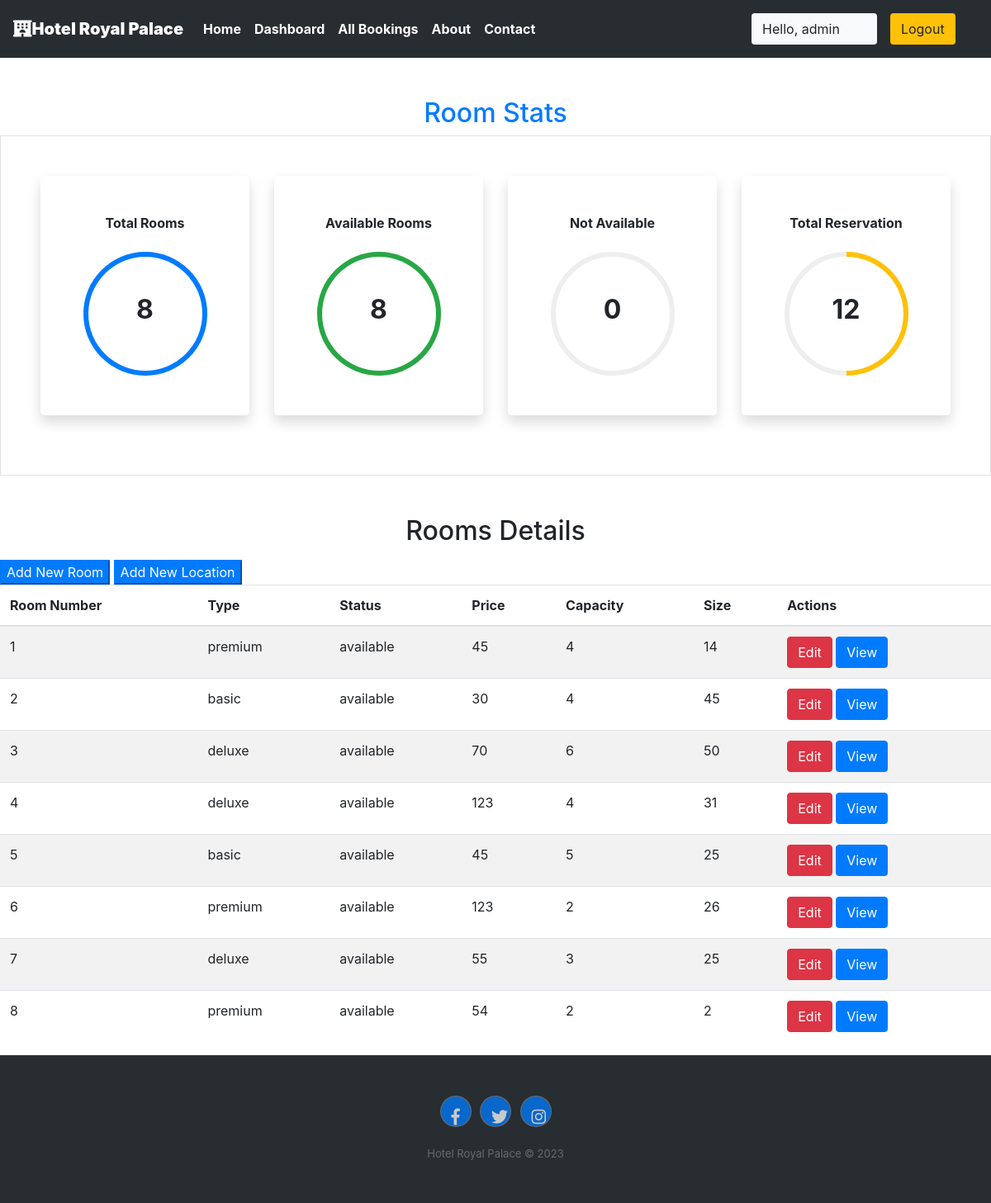
Page /staff/panel (signed in) on the committed database.
### krishna/models.py (models this page shows, shortened)
class Rooms(models.Model):
    ROOM_STATUS = (
    ("1", "available"),
    ("2", "not available"),
    )
    ROOM_TYPE = (
    ("1", "premium"),
    ("2", "deluxe"),
    ("3","basic"),
    )
    room_type = models.CharField(max_length=50,choices = ROOM_TYPE)
    capacity = models.IntegerField()
    price = models.IntegerField()
    size = models.IntegerField()
    hotel = models.ForeignKey(Hotels, on_delete = models.CASCADE)
    status = models.CharField(choices =ROOM_STATUS,max_length = 15)
    roomnumber = models.IntegerField()

### krishna/views.py (the view)
# urls.py: path('staff/panel', views.panel,name="staffpanel"),
@login_required(login_url='/staff')
def panel(request):
    if request.user.is_staff == False:
        return HttpResponse('Access Denied')
    rooms = Rooms.objects.all()
    total_rooms = len(rooms)
    available_rooms = len(Rooms.objects.all().filter(status='1'))
    unavailable_rooms = len(Rooms.objects.all().filter(status='2'))
    reserved = len(Reservation.objects.all())
    hotel = Hotels.objects.values_list('location','id').distinct().order_by()
    response = render(request,'staff/panel.html',{'location':hotel,'reserved':reserved,'rooms':rooms,'total_rooms':total_rooms,'available':available_rooms,'unavailable':unavailable_rooms})
    return HttpResponse(response)

### krishna/templatetags/app_tags.py (called while the page is built)
@register.filter
def percentage(value1,value2=100):
    return int(value1)/int(value2)*100

### templates/staff/panel.html (shortened to what this page needs)
{% extends 'basic.html' %} {% block title %} staff panel {% endblock title %}  {% block body %}
<section class="my-5 ">
    {%load app_tags%}
    <h2 class="text-center text-primary">Room Stats</h2>
    <div class="container-fluid px-5 py-5 border">
        <div class="row">
            <div class="col-xl-3 col-lg-6 col-sm-12 mb-4 ">
                <div class="bg-white rounded-lg p-5 shadow">
                    <h2 class="h6 font-weight-bold text-center mb-4">Total Rooms</h2>
                    <div class="progress mx-auto" data-value={{ total_rooms|percentage:total_rooms}}>
                        <span class="progress-left">
                                    <span class="progress-bar border-primary"></span>
                        </span>
                        <span class="progress-right">
                                    <span class="progress-bar border-primary"></span>
                        </span>
                        <div class="progress-value w-100 h-100 rounded-circle d-flex align-items-center justify-content-center">
                            <div class="h2 font-weight-bold">{{ total_rooms}}</div>
                        </div>
                    </div>
                </div>
            </div>
            <div class="col-xl-3 col-lg-6 col-sm-12 mb-4">
                <div class="bg-white rounded-lg p-5 shadow">
                    <h2 class="h6 font-weight-bold text-center mb-4">Available Rooms</h2>
                    <div class="progress mx-auto" data-value={{ available|percentage:total_rooms}}>
                        <span class="progress-left">
                                    <span class="progress-bar border-success"></span>
                        </span>
                        <span class="progress-right">
                                    <span class="progress-bar border-success"></span>
                        </span>
                        <div class="progress-value w-100 h-100 rounded-circle d-flex align-items-center justify-content-center">
                            <div class="h2 font-weight-bold">{{ available}}</div>
                        </div>
                    </div>
                </div>
            </div>
            <div class="col-xl-3 col-lg-6 col-sm-12 mb-4">
                <div class="bg-white rounded-lg p-5 shadow">
                    <h2 class="h6 font-weight-bold text-center mb-4">Not Available</h2>
                    <div class="progress mx-auto" data-value={{ unavailable|percentage:total_rooms}}>
                        <span class="progress-left">
                        </span>
                        <span class="progress-right">
                        </span>
                        <div class="progress-value w-100 h-100 rounded-circle d-flex align-items-center justify-content-center">
                            <div class="h2 font-weight-bold">{{ unavailable}}</div>
                        </div>
                    </div>
                </div>
            </div>
            <div class="col-xl-3 col-lg-6 col-sm-12 mb-4">
                <div class="bg-white rounded-lg p-5 shadow">
                    <h2 class="h6 font-weight-bold text-center mb-4">Total Reservation</h2>
                    <div class="progress mx-auto" data-value={{reserved |percentage:total_rooms}}>
                        <span class="progress-left">
                        </span>
                        <span class="progress-right">
                                    <span class="progress-bar border-warning"></span>
                        </span>
                        <div class="progress-value w-100 h-100 rounded-circle d-flex align-items-center justify-content-center">
                            <div class="h2 font-weight-bold">{{reserved}}</div>
                        </div>
                    </div>
                </div>
            </div>
        </div>
    </div>
</section>
<h2 class="text-center pb-2">Rooms Details</h2>
<Button class="btn-group btn-primary" data-toggle="modal" data-target="#newroom">Add New Room</Button>
<Button class="btn-group btn-primary " data-toggle="modal" data-target="#newlocation">Add New Location</Button>
<table class="table table-striped  ">
    <thead>
        <th>Room Number</th>
        <th>Type</th>
        <th>Status</th>
        <th>Price</th>
        <th>Capacity</th>
        <th>Size</th>
        <th colspan="2">Actions</th>
    </thead>
    {% if rooms %} {% for each_room in rooms %}
    <tr>
        <td>{{each_room.roomnumber}}</td>
        <td>{{each_room.get_room_type_display}}</td>
        <td>{{each_room.get_status_display}}</td>
        <td>{{each_room.price}}</td>
        <td>{{each_room.capacity}}</td>
        <td>{{each_room.size}}</td>
        <td colspan="2">
            <a href="/staff/panel/edit-room?roomid={{each_room.id}}"><Button class="btn btn-danger">Edit</Button></a>
            <a href="/staff/panel/view-room?roomid={{each_room.id}}"><Button class="btn btn-primary">View</Button></a>
        </td>
    </tr>
    {% endfor %} {% endif %}
</table>
{% endblock body %}

### templates/basic.html (shortened to what this page needs)
{% load static %}
<!DOCTYPE html>
<!DOCTYPE html>
<html lang="en">
<head>
    <link rel="stylesheet" href="https://use.fontawesome.com/releases/v5.7.0/css/all.css">
    <link rel="stylesheet" href="https://maxcdn.bootstrapcdn.com/bootstrap/4.5.0/css/bootstrap.min.css" >
</head>
<body>
    <div class="container-fluid px-0">
        <nav class="navbar navbar-expand-lg navbar-dark font-weight-bold" style="background-color:#282d32">
            <a class="navbar-brand text-bold bg-black " href="/"><i class="fas fa-hotel text-"></i><b>Hotel Royal Palace</b></a>
            <div class="collapse navbar-collapse " id="navbarSupportedContent">
                <ul class="navbar-nav mr-auto ">
                    <li class="nav-item active">
                        <a class="nav-link text-bold " href="/home"> Home</a>
                    </li>
                    {% if user.is_staff %}
                    <li class="nav-item active">
                        <a class="nav-link text-bold" href="/staff/panel">Dashboard </a>
                    </li>
                    {% elif user.is_staff == False and user.is_authenticated %}
                    <li class="nav-item active">
                            <a class="nav-link text-bold" href="/user/bookings">My Bookings </a>
                        </li>
                    {% endif %}
                    {% if user.is_staff %}
                    <li class="nav-item active">
                            <a class="nav-link text-bold" href="/staff/allbookings">All Bookings </a>
                        </li>
                    {% endif %}
                    <li class="nav-item active">
                        <a class="nav-link text-bold" href="/about">About</a>
                    </li>
                    <li class="nav-item active">
                        <a class="nav-link text-bold" href="/contact">Contact </a>
                    </li>
                </ul>
                {% if user.is_authenticated %}
                      <button class="btn btn-group bg-light" data-toggle="modal" data-target="#forlogin">
                       Hello, {{request.user}}
                       <a href="/logout" class="nav-link">
                    <button class="btn btn-group bg-warning" data-toggle="modal" data-target="#forlogin">
                        Logout
                    </button></a>&nbsp; &nbsp;
                    </button>
                {% endif %}
            </div>
        </nav>
    </div>
    {% block body %}
    {% endblock body %}
    <div class="footer-dark">
        <footer>
            <div class="container">
                <div class="row">
                    <div class="col item social">
                        <a class="btn btn-square btn-primary mx-1" href=""><i class="fab fa-facebook-f"></i></a>
                        <a class="btn btn-square btn-primary mx-1" href=""><i class="fab fa-twitter"></i></a>
                        <a class="btn btn-square btn-primary mx-1" href=""><i class="fab fa-instagram"></i></a>
                    </div>
                </div>
                <p class="copyright">Hotel Royal Palace © 2023</p>
            </div>
        </footer>
    </div>
</body>
</html>

### templates/staff/panel.html (style rules this page uses)
.progress { width: 150px; height: 150px; background: none; position: relative; }
.progress::after { content: ""; width: 100%; height: 100%; border-radius: 50%; border: 6px solid #eee; position: absolute; top: 0; left: 0; }
.progress>span { width: 50%; height: 100%; overflow: hidden; position: absolute; top: 0; z-index: 1; }
.progress .progress-left { left: 0; }
.progress .progress-bar { width: 100%; height: 100%; background: none; border-width: 6px; border-style: solid; position: absolute; top: 0; }
.progress .progress-left .progress-bar { left: 100%; border-top-right-radius: 80px; border-bottom-right-radius: 80px; border-left: 0; -webkit-transform-origin: center left; transform-origin: center left; }
.progress .progress-right { right: 0; }
.progress .progress-right .progress-bar { left: -100%; border-top-left-radius: 80px; border-bottom-left-radius: 80px; border-right: 0; -webkit-transform-origin: center right; transform-origin: center right; }
.progress .progress-value { position: absolute; top: 0; left: 0; }
body { min-height: 100vh; }
.rounded-lg { border-radius: 1rem; }

### templates/basic.html (style rules this page uses)
a { text-decoration: none; }
.footer-dark { padding:50px 0; color:#f0f9ff; background-color:#282d32; }
.footer-dark .item.social { text-align:center; }
.footer-dark .item.social > a { font-size:20px; width:36px; height:36px; line-height:36px; display:inline-block; text-align:center; border-radius:50%; box-shadow:0 0 0 1px rgba(255,255,255,0.4); margin:0 8px; color:#fff; opacity:0.75; }
.footer-dark .copyright { text-align:center; padding-top:24px; opacity:0.3; font-size:13px; margin-bottom:0; }

### rows in the picture
Rooms: roomnumber "1", room_type "premium", status "available", price "45", capacity "4", size "14"
Rooms: roomnumber "2", room_type "basic", status "available", price "30", capacity "4", size "45"
Rooms: roomnumber "3", room_type "deluxe", status "available", price "70", capacity "6", size "50"
Rooms: roomnumber "4", room_type "deluxe", status "available", price "123", capacity "4", size "31"
Rooms: roomnumber "5", room_type "basic", status "available", price "45", capacity "5", size "25"
Rooms: roomnumber "6", room_type "premium", status "available", price "123", capacity "2", size "26"
Rooms: roomnumber "7", room_type "deluxe", status "available", price "55", capacity "3", size "25"
Rooms: roomnumber "8", room_type "premium", status "available", price "54", capacity "2", size "2"

### other values in the picture
{{ request.user }} "admin"
{{ total_rooms }} "8"
{{ available }} "8"
{{ unavailable }} "0"
{{ reserved }} "12"
